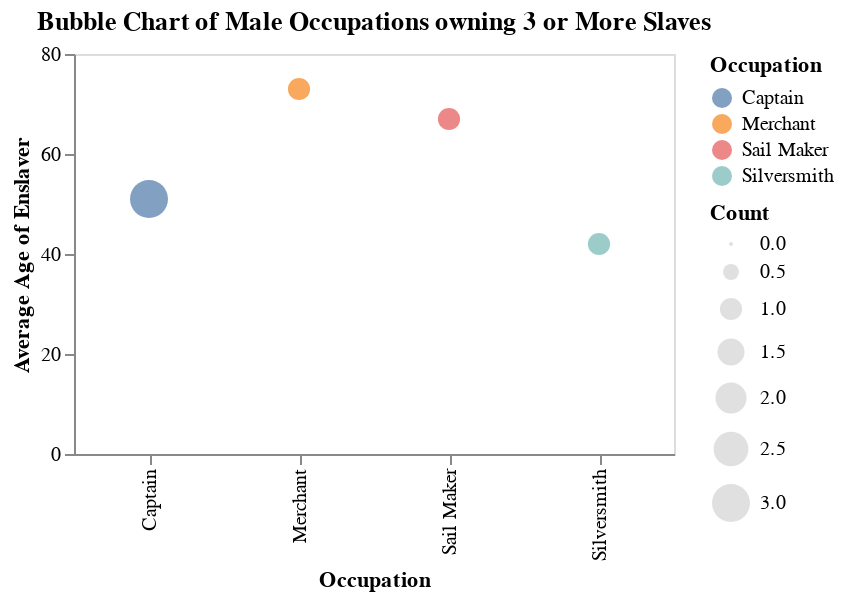

Notebook code cell kept with this figure:
### Code cell
brush_legend = alt.selection_point(
    fields = ["Occupation"],
    bind="legend" 
)

bubble_chart = alt.Chart(slave_occupation_df).mark_circle(tooltip=True).encode(
    x='Occupation:N',    
    y=alt.Y('Avg_Age_Enslaver:Q', title='Average Age of Enslaver'),
    size='Count:Q',
    color=alt.condition(brush_legend, 'Occupation:N', alt.value('lightgray')),
    tooltip=['Count', 'Avg_Number_of_Enslaved']
).configure_axis(
    grid=False
).properties(
    width=300,
    height=200,
    title='Bubble Chart of Male Occupations owning 3 or More Slaves'
).add_params(
    brush_legend
)


bubble_chart

### Figure 1 — Vega-Lite specification as saved in the notebook (floating-point values rounded to 4 significant figures)
{"config": {"view": {"continuousWidth": 300, "continuousHeight": 300}, "axis": {"grid": false}}, "data": {"name": "data-4727294da953e5589f794adea3c14303"}, "mark": {"type": "circle", "tooltip": true}, "encoding": {"color": {"condition": {"param": "param_5", "field": "Occupation", "type": "nominal"}, "value": "lightgray"}, "size": {"field": "Count", "type": "quantitative"}, "tooltip": [{"field": "Count", "type": "quantitative"}, {"field": "Avg_Number_of_Enslaved", "type": "quantitative"}], "x": {"field": "Occupation", "type": "nominal"}, "y": {"field": "Avg_Age_Enslaver", "title": "Average Age of Enslaver", "type": "quantitative"}}, "height": 200, "params": [{"name": "param_5", "select": {"type": "point", "fields": ["Occupation"]}, "bind": "legend"}], "title": "Bubble Chart of Male Occupations owning 3 or More Slaves", "width": 300, "$schema": "https://vega.github.io/schema/vega-lite/v5.17.0.json", "datasets": {"data-4727294da953e5589f794adea3c14303": [{"Count": 3, "Occupation": "Captain", "Avg_Number_of_Enslaved": 4.5, "Avg_Age_Enslaver": 51, "Num_Slaves": 12}, {"Count": 1, "Occupation": "Silversmith", "Avg_Number_of_Enslaved": 3.0, "Avg_Age_Enslaver": 42, "Num_Slaves": 3}, {"Count": 1, "Occupation": "Merchant", "Avg_Number_of_Enslaved": 3.0, "Avg_Age_Enslaver": 73, "Num_Slaves": 3}, {"Count": 1, "Occupation": "Sail Maker", "Avg_Number_of_Enslaved": 3.0, "Avg_Age_Enslaver": 67, "Num_Slaves": 3}]}}
